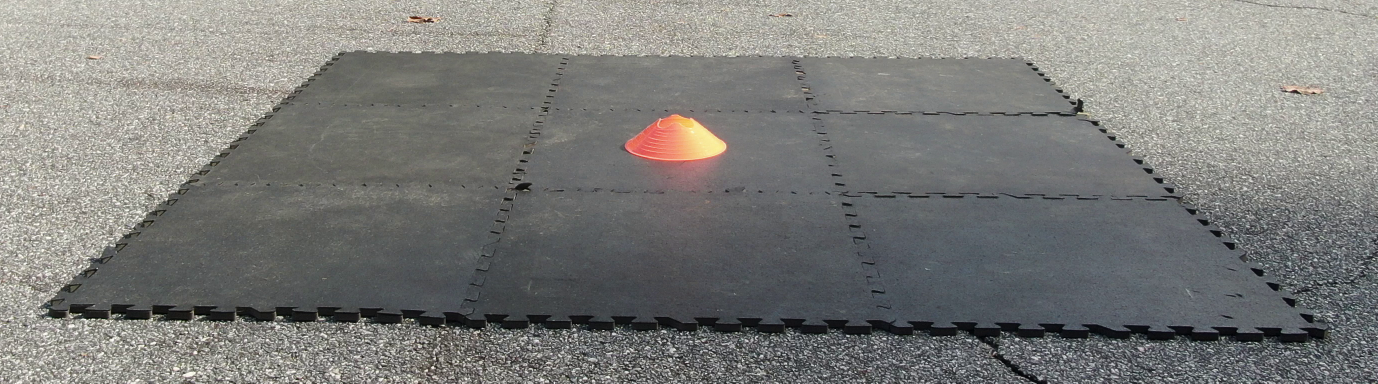
#> input picture EVERYTHINGELSE/test.png, 2756 x 767 px (shown at 1/2 size)
$ jupyter execute --allow-errors pointInImage.ipynb
#> lines starting #> are read from the running program, lines starting #| are printed output that depends on the picture; after the words box and inside, x2 and y2 are one past the last pixel; in counts of white or black regions, pixels touching at a corner belong together
# Taking Points from picture

In this picture I need to click each corner of the mats in the image. I have automized most of the task, just need click at all 9 corners. Moves in the following format:

|The|Grid|Picture||
|-|-|-|-|
|9|10|11|12|
|5|6|7|8|
|1|2|3|4|

1. Bottom left
2. Bottom center-left
3. Bottom center-right
4. Bottom right
5. Mid left
6. Mid center-left
7. Mid center-right
8. Mid right
9. Top left
10. Top center-left
11. Top center-right
12. Top right

Ignore all the text showing up on the screen. Once clicked all positions, copy the printed result and save it with with the frameNumber

[cell 1]
import cv2
import os

[cell 2]
def click_event(event, x, y, flags, params):
    dataSaved = []
    if event == cv2.EVENT_LBUTTONDOWN:
        font = cv2.FONT_HERSHEY_SIMPLEX
        cv2.putText(img, str(x) + ',' +
                    str(y), (x,y), font,
                    1, (255, 0, 0), 2)
        cv2.imshow('image', img)
        print("[{},{}],".format(x*3,y*3))

## Video 1 - distanceCalculationsImages1
- frame 0-8 is 10
- frame 9-24 is 10-20
- frame 25-30 is 20
- frame 31-34 is 20-30
- frame 35-44 is 30

## Video 2 - distanceCalculationsImages2
- frame 0-4 is 15
- frame 5-8 is 15-20
- frame 9-12 is 20
- frame 13-16 is 20-25
- frame 17-21 is 25
- frame 22-24 is 25-30
- frame 25-29 is 30
- frame 30-32 is 30-35
- frame 33-37 is 35

## Video 3 - distanceCalculationsImages3
- frame 0-2 is 20
- frame 2-10 is 20-25
- frame 11-13 is 25
- frame 14-16 is 25-30
- frame 17-19 is 30
- frame 20-26 is 30-35
- frame 27-30 is 35
- frame 31-33 is 35-40
- frame 34-39 is 40
- frame 40-46 is 40-45
- frame 47-55 is 45

[cell 3]
choosenFrames_1 = [0,9,12,15,17,19,22,24,27,31,32,33,34,38]
choosenFrames_2 = [0,5,7,8,10,13,14,16,19,22,23,24,28,30,31,32,35]
choosenFrames_3 = [0,2,4,6,9,12,14,15,16,18,20,22,24,26,29,31,33,36,40,42,44,48]
choosenFrames_3 = [12]

#> (a cell that did not finish here is left out)

[cell 5]
2160/3

#> (a cell that did not finish here is left out)

[cell 7]
cv2.waitKey(0)
cv2.destroyAllWindows()

#> (a cell that did not finish here is left out)

[cell 9]
arrayPointsXY=[[705,978],
[1485,969],
[2211,957],
[2964,945],
[924,636],
[1542,639],
[2157,624],
[2769,615],
[1074,411],
[1590,405],
[2115,399],
[2634,396],
[1170,243],
[1638,243],
[2085,231],
[2532,228]]

[cell 10]
formattedArray = [
    ["0,0", arrayPointsXY[0][0],arrayPointsXY[0][1]],
    ["0,1", arrayPointsXY[1][0],arrayPointsXY[1][1]],
    ["0,2", arrayPointsXY[2][0],arrayPointsXY[2][1]],
    ["0,3", arrayPointsXY[3][0],arrayPointsXY[3][1]],
    ["1,0", arrayPointsXY[4][0],arrayPointsXY[4][1]],
    ["1,1", arrayPointsXY[5][0],arrayPointsXY[5][1]],
    ["1,2", arrayPointsXY[6][0],arrayPointsXY[6][1]],
    ["1,3", arrayPointsXY[7][0],arrayPointsXY[7][1]],
    ["2,0", arrayPointsXY[8][0],arrayPointsXY[8][1]],
    ["2,1", arrayPointsXY[9][0],arrayPointsXY[9][1]],
    ["2,2", arrayPointsXY[10][0],arrayPointsXY[10][1]],
    ["2,3", arrayPointsXY[11][0],arrayPointsXY[11][1]],
    ["3,0", arrayPointsXY[12][0],arrayPointsXY[12][1]],
    ["3,1", arrayPointsXY[13][0],arrayPointsXY[13][1]],
    ["3,2", arrayPointsXY[14][0],arrayPointsXY[14][1]],
    ["3,3", arrayPointsXY[15][0],arrayPointsXY[15][1]],
]

[cell 11]
formattedArray = [
    ["0,0", arrayPointsXY[0][0]*3,arrayPointsXY[0][1]*3],
    ["0,1", arrayPointsXY[1][0]*3,arrayPointsXY[1][1]*3],
    ["0,2", arrayPointsXY[2][0]*3,arrayPointsXY[2][1]*3],
    ["0,3", arrayPointsXY[3][0]*3,arrayPointsXY[3][1]*3],
    ["1,0", arrayPointsXY[4][0]*3,arrayPointsXY[4][1]*3],
    ["1,1", arrayPointsXY[5][0]*3,arrayPointsXY[5][1]*3],
    ["1,2", arrayPointsXY[6][0]*3,arrayPointsXY[6][1]*3],
    ["1,3", arrayPointsXY[7][0]*3,arrayPointsXY[7][1]*3],
    ["2,0", arrayPointsXY[8][0]*3,arrayPointsXY[8][1]*3],
    ["2,1", arrayPointsXY[9][0]*3,arrayPointsXY[9][1]*3],
    ["2,2", arrayPointsXY[10][0]*3,arrayPointsXY[10][1]*3],
    ["2,3", arrayPointsXY[11][0]*3,arrayPointsXY[11][1]*3],
    ["3,0", arrayPointsXY[12][0]*3,arrayPointsXY[12][1]*3],
    ["3,1", arrayPointsXY[13][0]*3,arrayPointsXY[13][1]*3],
    ["3,2", arrayPointsXY[14][0]*3,arrayPointsXY[14][1]*3],
    ["3,3", arrayPointsXY[15][0]*3,arrayPointsXY[15][1]*3],
]

[cell 12]
formattedArray

#> (a cell that did not finish here is left out)

# Auto detection test - ignore

[cell 14]
filePath = "./DATA/distanceCalculationsImages1/frame4.png"

[cell 15]
from matplotlib import pyplot as plt
import numpy as np
import cv2

# load the image
image = cv2.imread(filePath, 1)

# red color boundaries [B, G, R]
lower = [80,80,80]
upper = [120,120,120]

# create NumPy arrays from the boundaries
lower = np.array(lower, dtype="uint8")
upper = np.array(upper, dtype="uint8")

# find the colors within the specified boundaries and apply
# the mask
#> (the rest of this cell did not finish here and is left out)

#> (a cell that did not finish here is left out)

#> (a cell that did not finish here is left out)

#> (a cell that did not finish here is left out)

#> (a cell that did not finish here is left out)

#> (a cell that did not finish here is left out)

#> (a cell that did not finish here is left out)

[cell 22]
import numpy as np
import cv2

# Reading image
font = cv2.FONT_HERSHEY_COMPLEX
img2 = cv2.imread('test.png', cv2.IMREAD_COLOR)
#> img2 is the input picture: shape (767, 2756, 3); mean B, G, R 121.7, 124.5, 124.5

# Reading same image in another
# variable and converting to gray scale.
img = cv2.imread('test.png', cv2.IMREAD_GRAYSCALE)
#> img: shape (767, 2756); min 0, max 255, mean 123.8

# Converting image to a binary image
# ( black and white only image).
_, threshold = cv2.threshold(img, 110, 255, cv2.THRESH_BINARY)
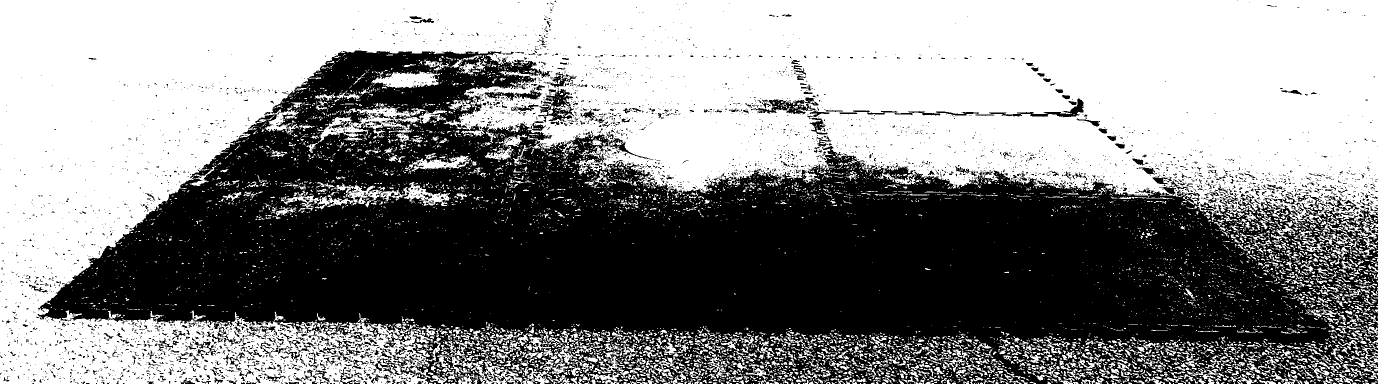
#> threshold: shape (767, 2756) (shown at 1/2 size); 53.5% white; 4235 black regions (3840 under 20 px)

# Detecting contours in image.
contours, _= cv2.findContours(threshold, cv2.RETR_TREE,
                               cv2.CHAIN_APPROX_SIMPLE)
#> contours = 12849 contours, 11340 with area under 20; largest, box (x1, y1, x2, y2) and area: (0, 0, 2756, 767) 1033938, (634, 212, 894, 286) 5542, (562, 364, 902, 424) 4948, (742, 143, 880, 176) 2708, (1075, 174, 1149, 244) 2627

# Going through every contours found in the image.
for cnt in contours :

    approx = cv2.approxPolyDP(cnt, 0.009 * cv2.arcLength(cnt, True), True)

    # draws boundary of contours.
    cv2.drawContours(img2, [approx], 0, (0, 0, 255), 5)

    # Used to flatted the array containing
    # the co-ordinates of the vertices.
    n = approx.ravel()
    i = 0

    for j in n :
        if(i % 2 == 0):
            x = n[i]
            y = n[i + 1]

            # String containing the co-ordinates.
            string = str(x) + " " + str(y)

            if(i == 0):
                # text on topmost co-ordinate.
                cv2.putText(img2, "Arrow tip", (x, y),
                                font, 0.5, (255, 0, 0))
            else:
                # text on remaining co-ordinates.
                cv2.putText(img2, string, (x, y),
                          font, 0.5, (0, 255, 0))
        i = i + 1
#> this loop made 12849 passes
#> n on passes 1 to 3: [2729, 766], [2726, 766, 2727, 766], [2716, 766]
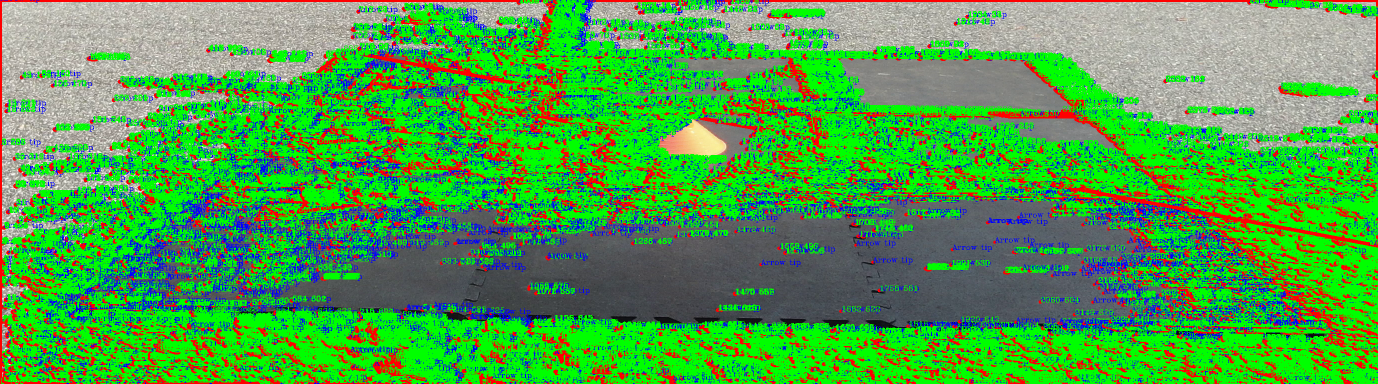
#> img2: shape (767, 2756, 3) (shown at 1/2 size); mean B, G, R 72.1, 159.4, 77.9

# Showing the final image.
cv2.imshow('image2', img2)

# Exiting the window if 'q' is pressed on the keyboard.
if cv2.waitKey(0) & 0xFF == ord('q'):
#> (key q is pressed here)
    cv2.destroyAllWindows()
